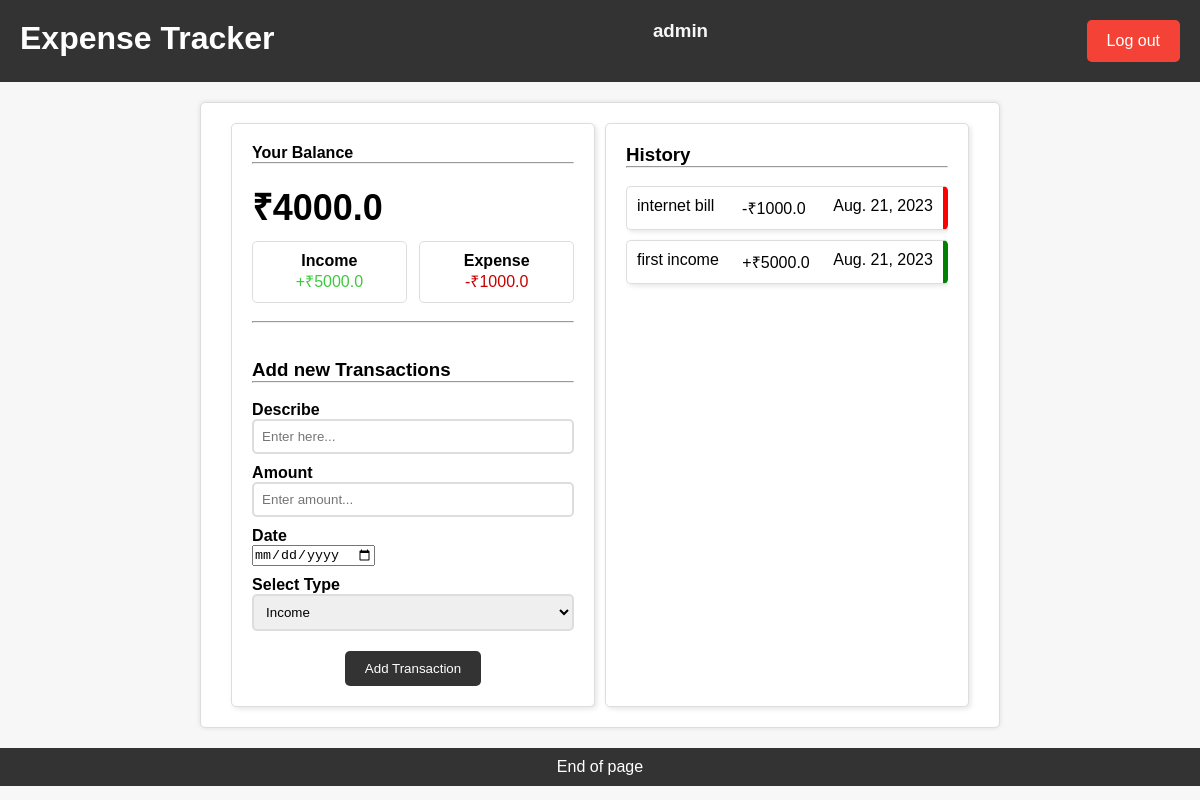
/home/ (signed in), run on an earlier commit of the app's database.
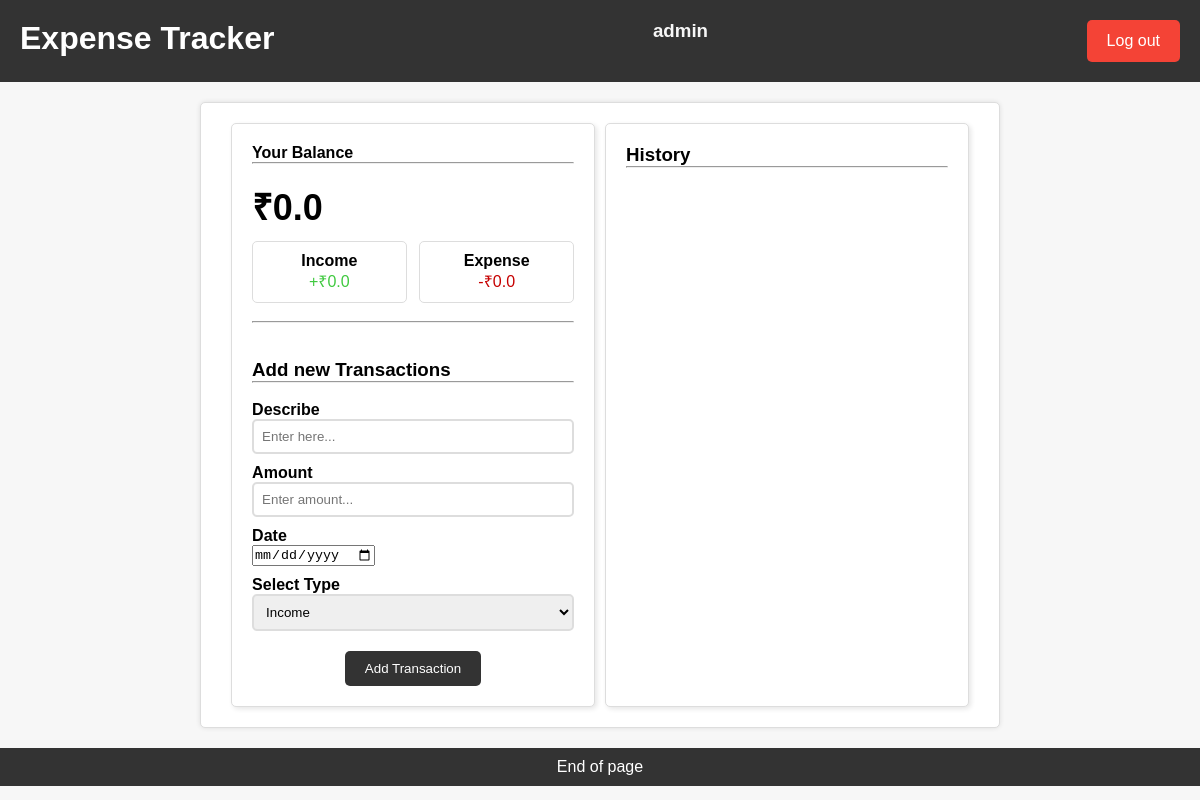
And on a later commit of the database.
### home/models.py (models this page shows, shortened)
class Profile(models.Model):
    user = models.ForeignKey(User, on_delete=models.CASCADE)  # ! Connects user profile to a user account.
    income = models.FloatField(default=0, max_length=10)  # ! Total income earned by the user.
    expenses = models.FloatField(default=0)  # ! Total expenses incurred by the user.
    balance = models.FloatField(default=0)  # ! Current balance of the user's financial account.

class Expense(models.Model):
    user = models.ForeignKey(User, on_delete=models.CASCADE)  # ! Connects expense to a user account.
    name = models.CharField(max_length=100)  # ! Name or description of the expense.
    amount = models.FloatField()  # ! The monetary amount of the expense.
    expense_type = models.CharField(max_length=100, choices=TYPE)  # ! Categorizes the expense as 'income' or 'expense'.
    date = models.DateField(default=timezone.now)  # ! this field is to store the date of the expense.

### home/views.py (the view, shortened to what this page needs)
# urls.py: path("home/", views.index, name="index"),
def index(request):
    profile = models.Profile.objects.filter(user=request.user).first()
    expenses = models.Expense.objects.filter(user=request.user).order_by('-id')
    return render(request, 'home/index.html', {
        'profile': profile,
        'expenses': expenses,
    })

### home/templates/home/index.html (shortened to what this page needs)
<!DOCTYPE html>
<html>
<head>
</head>
<body>
    <div class="header">
        <h1>Expense Tracker</h1>
        {% if user.is_authenticated %}
        <h3 style="color: #f7f7f7;">{{ user }}</h3>
        <a href="/members/signout" class="logout-btn">Log out</a>
    </div>
        <div class="container">
            <div class="balance-form-section">
                <div class="your-balance-section">
                    <h4>Your Balance</h4><hr><br>
                    <h1 id="balance">₹{{profile.balance}}</h1>
                    <div class="inc-exp-container">
                        <div>
                            <h4>Income</h4>
                            <p id="money-plus" class="money plus">+₹{{profile.income}}</p>
                        </div>
                        <div>
                            <h4>Expense</h4>
                            <p id="money-minus" class="money minus">-₹{{profile.expenses}}</p>
                        </div>
                    </div>
                </div><br><hr><br><br>
                <div class="add-transaction-section">
                    <h3>Add new Transactions</h3><hr><br>
                    <form id="form" method="POST">
                        <div class="form-control">
                            <label for="text">Describe</label>
                            <input type="text" required name = "text"  placeholder="Enter here...">
                        </div>
                        <div class="form-control">
                            <label for="text">Amount</label>
                            <input type="number" required name="amount"  placeholder="Enter amount...">
                        </div>
                        <div class="form-control">
                            <label for="date">Date</label>
                            <input type="date" required name="date" placeholder="Select a date...">
                        </div>
                        <div class="form-control">
                            <label for="Text">Select Type</label>
                            <select required  name="expense_type" class="form-control">
                                <option value="income">Income</option>
                            </select>
                        </div>
                        <button class="btn add-transaction-btn" type="submit">Add Transaction</button>
                    </form>
                </div>
            </div>
            <div class="history-section">
                <h3>History</h3><hr><br>
                <ul id="list" class="list">
                    {% for expense in expenses %}
                        {% if expense.expense_type == "income" %}
                            <li class="plus">
                                {{expense.name}} <span>+₹{{expense.amount}}</span> {{ expense.date }}
                            </li>
                        {% else %}
                            <li class="minus">
                                {{expense.name}} <span>-₹{{expense.amount}}</span> {{ expense.date }}
                            </li>
                        {% endif %}
                    {% endfor %}
                </ul>
            </div>
        </div>
    {% else %}
    <a href="{% url 'login' %}">Login</a>
    <a href="{% url 'signup' %}"></a>
    {% endif %}
    <div class="footer">
        <p>End of page</p>
    </div>
</body>
</html>

### home/templates/home/index.html (style rules this page uses)
* { margin: 0; padding: 0; box-sizing: border-box; }
body { font-family: Arial, sans-serif; background-color: #f7f7f7; }
.header { background-color: #333; color: #fff; text-align: center; padding: 20px; display: flex; justify-content: space-between; }
.container { max-width: 800px; margin: 20px auto; padding: 20px; background-color: #fff; border: 1px solid #ddd; border-radius: 5px; box-shadow: 0 0 5px rgba(0, 0, 0, 0.1); display: flex; justify-content: space-evenly; }
.container > div { flex-basis: 48%; padding: 20px; background-color: #fff; border: 1px solid #ddd; border-radius: 5px; box-shadow: 2px 2px 5px rgba(0, 0, 0, 0.1); }
#balance { font-size: 36px; margin-bottom: 10px; }
.inc-exp-container { display: flex; justify-content: space-between; }
.inc-exp-container div { flex-basis: 48%; text-align: center; padding: 10px; border: 1px solid #ddd; border-radius: 5px; }
.form-control { margin-bottom: 10px; }
.form-control label { display: block; font-weight: bold; }
.form-control input[type="text"], .form-control input[type="number"], .form-control select { width: 100%; padding: 8px; border: 2px solid #ddd; border-radius: 5px; }
.btn { display: inline-block; padding: 10px 20px; background-color: #333; color: #fff; border: none; border-radius: 5px; cursor: pointer; }
.footer { text-align: center; padding: 10px; background-color: #333; color: #fff; }
.logout-btn { display: inline-block; padding: 12px 20px; background-color: #f44336; color: #fff; border: none; border-radius: 5px; cursor: pointer; text-decoration: none; font-size: 16px; transition: background-color 0.3s ease; }
.add-transaction-btn { display: block; margin: 0 auto; }
#money-plus { color: rgb(63, 201, 63); }
#money-minus { color: rgb(198, 0, 0); }

What changed in the data, as far as the page shows it:
removed Expense: name "internet bill", amount "1000.0", date "Aug. 21, 2023"
removed Expense: name "first income", amount "5000.0", date "Aug. 21, 2023"
changed Profile: balance "4000.0" → "0.0"; income "5000.0" → "0.0"; expenses "1000.0" → "0.0"
